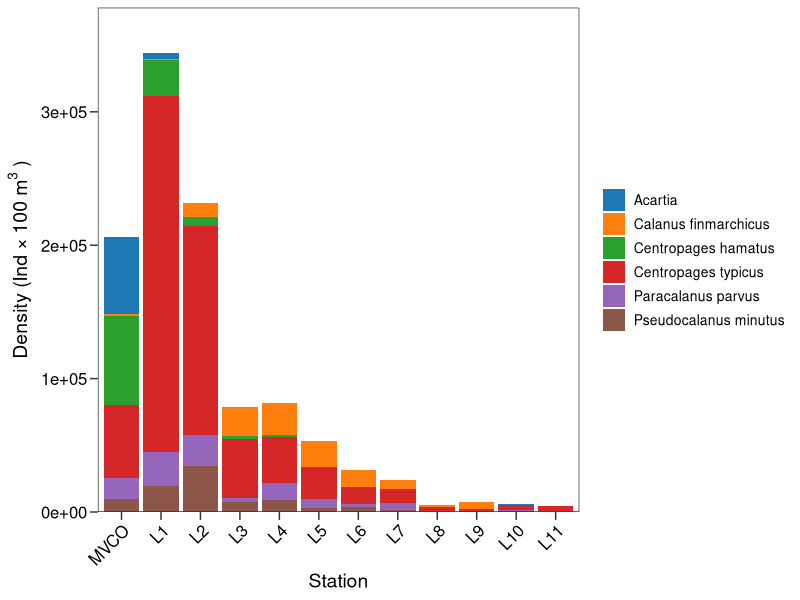
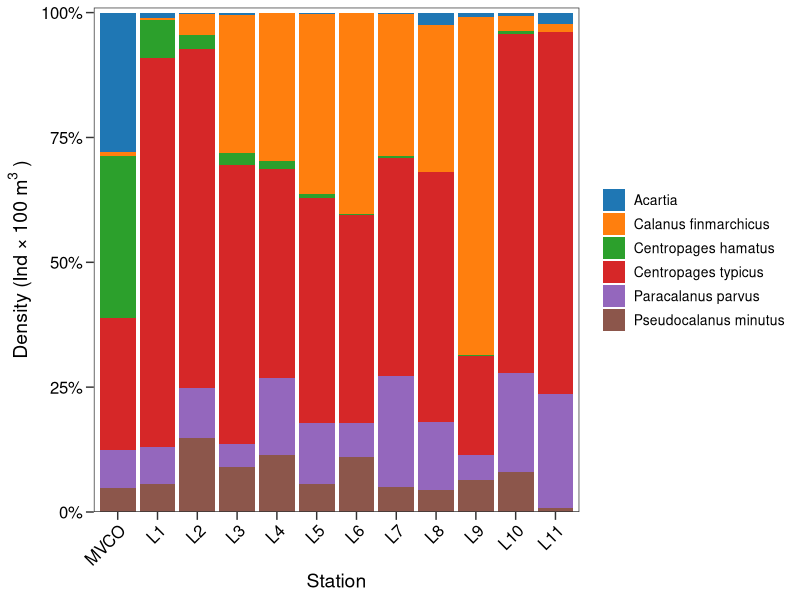
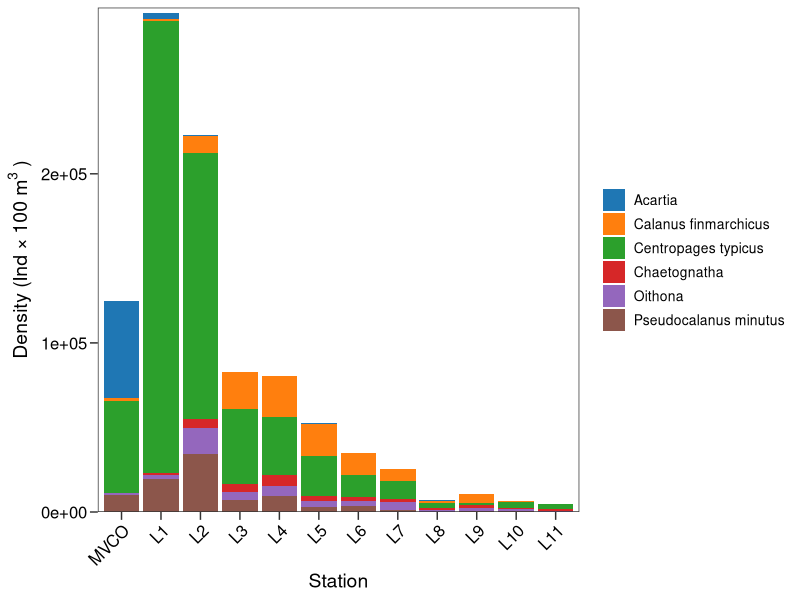
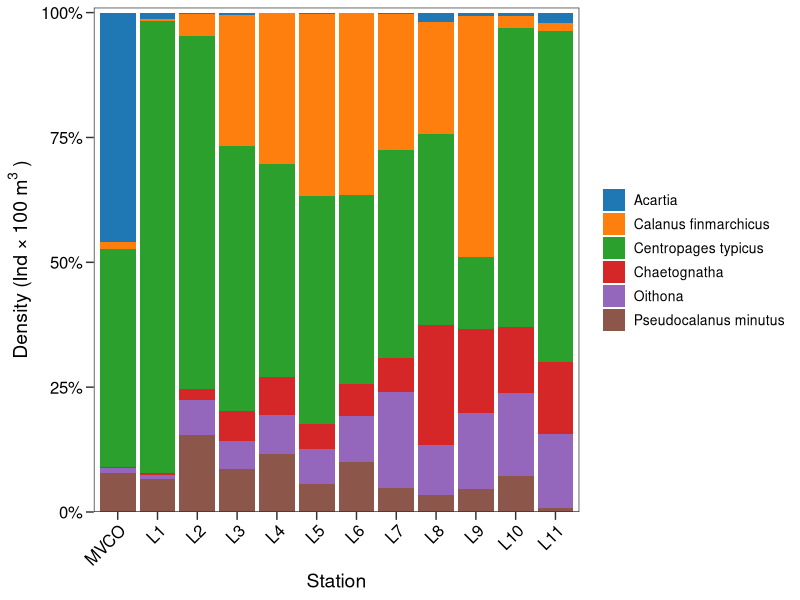

Recreate these plots in R, in order. (Note: this script raises an error after producing the figures.)
################################################################################
#############             Zooplankton Abundance                #################
#############                 NES-LTER  DATA JAM               #################
#############                     NOV-2024                     #################
## by: Alexandra Cabanelas 
################################################################################
# creating data for Data JAM
# zooplankton abundance by station 

## ------------------------------------------ ##
#            Packages -----
## ------------------------------------------ ##
library(tidyverse)

## ------------------------------------------ ##
#            Data -----
## ------------------------------------------ ##

zp <- read.csv(file.path("raw",
                         "nes-lter-zp-abundance-335um-unstaged100m3.csv"), 
               header = T) #created in \NES-LTER\Cruise Data\EDI zooplankton abundance update v2\zoop_abundance_update_EDI_v2

station_info <- read.csv(file.path("raw",
                                   "nes-lter-station-coordinates.csv"), 
                         header = T) #from the abundance package folder

## ------------------------------------------ ##
#            Tidy -----
## ------------------------------------------ ##
zp <- zp %>%
  filter(station != "u11c")

zp$station <- factor(zp$station, level = c('MVCO', 'L1', 'L2',
                                           'L3', 'L4', 'L5',
                                           'L6', 'L7', 'L8',
                                           'L9', 'L10', 'L11'))

station_info$station <- factor(station_info$station, level = c('MVCO', 'L1', 'L2',
                                           'L3', 'L4', 'L5',
                                           'L6', 'L7', 'L8',
                                           'L9', 'L10', 'L11'))

# create month column 
# convert event_date to posixct format
zp$datetime_utc <- as.POSIXct(zp$datetime_utc, 
                              format = "%Y-%m-%d %H:%M:%S", 
                              tz = "UTC")

# Extract month and year from datetime_utc
zp$month <- as.numeric(format(zp$datetime_utc, "%m"))
zp$year <- as.numeric(format(zp$datetime_utc, "%Y"))

zp <- zp %>%
  mutate(season = case_when(
    month %in% c(12, 1, 2) ~ "winter",
    month %in% c(3, 4, 5) ~ "spring",
    month %in% c(6, 7, 8) ~ "summer",
    month %in% c(9, 10, 11) ~ "fall"))


## ------------------------------------------ ##
#            Summary -----
## ------------------------------------------ ##

# top 6 taxa overall 
top_taxa <- zp %>%
  group_by(taxa_name) %>%
  summarise(total_conc_100m3 = sum(conc_100m3, na.rm = TRUE)) %>%
  arrange(desc(total_conc_100m3)) %>%
  slice_head(n = 6) # Select top 6 taxa

zp_top_taxa <- zp %>%
  filter(taxa_name %in% top_taxa$taxa_name)

# group taxa by station
zp1_top_taxa <- zp_top_taxa %>%
  group_by(station, taxa_name) %>%
  summarise(mean_conc_100m3 = mean(conc_100m3, na.rm = TRUE)) %>%
  ungroup()


#top taxa by station
aggregated_data <- zp %>%
  group_by(station, taxa_name) %>%
  summarise(total_conc_100m3 = sum(conc_100m3, na.rm = TRUE), 
            .groups = "drop") # Sum across years

top_taxa_per_station <- aggregated_data %>%
  group_by(station) %>%
  arrange(desc(total_conc_100m3), .by_group = TRUE) %>% 
  slice_head(n = 3) %>% # Select top 3 taxa per station
  ungroup()

top_taxa_per_station %>%
  select(station, taxa_name) %>% print(n = 39)

top_taxa_per_station %>%
  count(taxa_name, sort = TRUE)

## ------------------------------------------ ##
#            PLOT -----
## ------------------------------------------ ##

tableau_colors <- c("#1f77b4", "#ff7f0e", "#2ca02c", "#d62728", "#9467bd", 
                    "#8c564b", "#e377c2", "#7f7f7f", "#bcbd22", "#17becf", 
                    "#f9a8d4", "#56a5d1", "#f5c07f", "#88e2a8", "#d89f91", 
                    "#c9c9c9", "#c2b9f7", "#f8c2c1", "#ffda77", "#fd8752")

# total abundance 
ggplot(zp1_top_taxa, aes(station, mean_conc_100m3, 
                         group = taxa_name, fill = taxa_name)) +
  geom_bar(stat = "identity") +
  labs(x="Station") +
  ylab(expression("Density (Ind \u00D7 100" ~ m^{3} ~ ")")) +
  theme_bw() +
  scale_fill_manual(values = tableau_colors) +
  theme(legend.position = "right",
        plot.title = element_text(hjust=0.5, face = "bold", 
                                  size = 15),
        legend.title = element_blank(),
        legend.text = element_text(size = 10),
        panel.grid.major = element_blank(),
        panel.grid.minor = element_blank(),
        axis.title.x = element_text(size = 14,
                                    color = "black"),
        axis.title.y = element_text(size = 14,
                                    color = "black"),
        axis.text.x = element_text(color = "black", 
                                   size = 12, angle = 45, hjust = 1),
        axis.text.y = element_text(color = "black", 
                                   size = 12),
        axis.ticks.length = unit(0.2,"cm"),
        plot.caption.position =  "plot",
        plot.caption = element_text(size = 12)) +
  scale_y_continuous(expand = expansion(mult = c(0,0.1)))

# relative abundance
ggplot(zp1_top_taxa, aes(station, mean_conc_100m3, 
                         group = taxa_name, fill = taxa_name)) +
  geom_col(position = "fill") +
  labs(x="Station") +
  ylab(expression("Density (Ind \u00D7 100" ~ m^{3} ~ ")")) +
  theme_bw() +
  scale_fill_manual(values = tableau_colors) +
  theme(legend.position = "right",
        plot.title = element_text(hjust=0.5, face = "bold", 
                                  size = 15),
        legend.title = element_blank(),
        legend.text = element_text(size = 10),
        panel.grid.major = element_blank(),
        panel.grid.minor = element_blank(),
        axis.title.x = element_text(size = 14,
                                    color = "black"),
        axis.title.y = element_text(size = 14,
                                    color = "black"),
        axis.text.x = element_text(color = "black", 
                                   size = 12, angle = 45, hjust = 1),
        axis.text.y = element_text(color = "black", 
                                   size = 12),
        axis.ticks.length = unit(0.2,"cm"),
        plot.caption.position =  "plot",
        plot.caption = element_text(size = 12)) +
  scale_y_continuous(labels = scales::percent, 
                     expand = expansion(mult = c(0,0.01)))

## ------------------------------------------ ##
#            Freq Occurrence -----
## ------------------------------------------ ##

# Step 1: Count the total number of unique sampling events
total_samples <- zp %>%
  distinct(cruise, station, cast) %>% # Unique combination of cruise, station, and cast (one sample)
  count()

# Step 2: Count how many times each species appears in unique sampling events
species_occurrences <- zp %>%
  filter(conc_100m3 > 0) %>%  # Filter only records where concentration is greater than zero
  distinct(cruise, station, cast, taxa_name) %>% # Unique combination of species in a sample
  count(taxa_name)

# Step 3: Calculate the frequency of occurrence (number of occurrences / total samples)
frequency_of_occurrence <- species_occurrences %>%
  mutate(frequency = n / total_samples$n) %>%
  arrange(desc(frequency))

# View the results
frequency_of_occurrence


## ------------------------------------------ ##
#            Final Data -----
## ------------------------------------------ ##

taxa_of_interest <- c("Calanus finmarchicus", 
                      "Centropages typicus", 
                      "Chaetognatha", 
                      "Oithona", 
                      "Pseudocalanus minutus", 
                      "Acartia")
#Paracalanus parvus; thaliacea

filtered_zp <- zp %>%
  filter(taxa_name %in% taxa_of_interest)

filtered_zp1 <- filtered_zp %>%
  group_by(station, taxa_name) %>%
  summarise(mean_conc_100m3 = mean(conc_100m3, na.rm = TRUE)) %>%
  ungroup()

ggplot(filtered_zp1, aes(station, mean_conc_100m3, 
                         group = taxa_name, fill = taxa_name)) +
  geom_bar(stat = "identity") +
  labs(x="Station") +
  #facet_wrap(~season) +
  ylab(expression("Density (Ind \u00D7 100" ~ m^{3} ~ ")")) +
  theme_bw() +
  scale_fill_manual(values = tableau_colors) +
  theme(legend.position = "right",
        plot.title = element_text(hjust=0.5, face = "bold", 
                                  size = 15),
        legend.title = element_blank(),
        legend.text = element_text(size = 10),
        panel.grid.major = element_blank(),
        panel.grid.minor = element_blank(),
        axis.title.x = element_text(size = 14,
                                    color = "black"),
        axis.title.y = element_text(size = 14,
                                    color = "black"),
        axis.text.x = element_text(color = "black", 
                                   size = 12, angle = 45, hjust = 1),
        axis.text.y = element_text(color = "black", 
                                   size = 12),
        axis.ticks.length = unit(0.2,"cm"),
        plot.caption.position =  "plot",
        plot.caption = element_text(size = 12)) +
  scale_y_continuous(expand = expansion(mult = c(0,0.01)))



ggplot(filtered_zp1, aes(station, mean_conc_100m3, 
                         group = taxa_name, fill = taxa_name)) +
  geom_col(position = "fill") +
  labs(x="Station") +
  #facet_wrap(~season) +
  ylab(expression("Density (Ind \u00D7 100" ~ m^{3} ~ ")")) +
  theme_bw() +
  scale_fill_manual(values = tableau_colors) +
  theme(legend.position = "right",
        plot.title = element_text(hjust=0.5, face = "bold", 
                                  size = 15),
        legend.title = element_blank(),
        legend.text = element_text(size = 10),
        panel.grid.major = element_blank(),
        panel.grid.minor = element_blank(),
        axis.title.x = element_text(size = 14,
                                    color = "black"),
        axis.title.y = element_text(size = 14,
                                    color = "black"),
        axis.text.x = element_text(color = "black", 
                                   size = 12, angle = 45, hjust = 1),
        axis.text.y = element_text(color = "black", 
                                   size = 12),
        axis.ticks.length = unit(0.2,"cm"),
        plot.caption.position =  "plot",
        plot.caption = element_text(size = 12)) +
  scale_y_continuous(labels = scales::percent,
                     expand = expansion(mult = c(0,0.01)))

filtered_zp1 <- merge(filtered_zp1, station_info, 
                      by = "station", 
                      all.x = TRUE)

filtered_zp1 <- filtered_zp1 %>%
  mutate(mean_conc_m3 = mean_conc_100m3/100) %>%
  select(-mean_conc_100m3) %>%
  select(station, taxa_name, mean_conc_m3, everything())

filtered_zp2 <- filtered_zp1 %>%
  rename(Station = station, 
         Latitude = lat,
         Longitude = lon,
         "Station Depth (m)" = depth_m,
         Zooplankton = taxa_name,
         Abundance = mean_conc_m3)

filtered_zp2 <- filtered_zp2 %>%
  arrange(Station)

#writecsv
#write.csv(filtered_zp2, "zooplankton_dataJam_m3.csv")

################################################################
################################################################
################################################################
## USING VOLUME
zp_vol <- read.csv(file.path("raw",
                         "nes-lter-zp-abundance-335um-unstaged100m3.csv"), 
               header = T) #created in \NES-LTER\Cruise Data\EDI zooplankton abundance update v2\zoop_abundance_update_EDI_v2

filtered_zp <- zp %>%
  filter(taxa_name %in% taxa_of_interest)

filtered_zp1 <- filtered_zp %>%
  group_by(station, taxa_name) %>%
  summarise(mean_conc_10m2 = mean(conc_10m2, na.rm = TRUE)) %>%
  ungroup()
################################################################
################################################################
################################################################
## 
################################################################
################################################################
################################################################
##  EXTRA
################################################################
################################################################
################################################################
## seasonality

taxa_of_interest_season <- c("Calanus finmarchicus", 
                      "Centropages typicus", 
                      "Chaetognatha", 
                      "Oithona", 
                      "Pseudocalanus minutus", 
                      "Acartia",
                      "Penilia avirostris",
                      "Hyperiidea")
#Paracalanus parvus; thaliacea

filtered_zp_season <- zp %>%
  filter(taxa_name %in% taxa_of_interest_season)

filtered_zp_season1 <- filtered_zp_season %>%
  group_by(season, taxa_name) %>%
  summarise(mean_conc_10m2 = mean(conc_10m2, na.rm = TRUE)) %>%
  ungroup()

ggplot(filtered_zp_season1, aes(season, mean_conc_10m2, 
                         group = taxa_name, fill = taxa_name)) +
  geom_bar(stat = "identity") +
  labs(x="Station") +
  #facet_wrap(~season) +
  ylab(expression("Density (Ind \u00D7 10" ~ m^{2} ~ ")")) +
  theme_bw() +
  scale_fill_manual(values = tableau_colors) +
  theme(legend.position = "right",
        plot.title = element_text(hjust=0.5, face = "bold", 
                                  size = 15),
        legend.title = element_blank(),
        legend.text = element_text(size = 10),
        panel.grid.major = element_blank(),
        panel.grid.minor = element_blank(),
        axis.title.x = element_text(size = 14,
                                    color = "black"),
        axis.title.y = element_text(size = 14,
                                    color = "black"),
        axis.text.x = element_text(color = "black", 
                                   size = 12, angle = 45, hjust = 1),
        axis.text.y = element_text(color = "black", 
                                   size = 12),
        axis.ticks.length = unit(0.2,"cm"),
        plot.caption.position =  "plot",
        plot.caption = element_text(size = 12)) +
  scale_y_continuous(expand = expansion(mult = c(0,0.01)))



ggplot(filtered_zp_season1, aes(season, mean_conc_10m2, 
                         group = taxa_name, fill = taxa_name)) +
  geom_col(position = "fill") +
  labs(x="Station") +
  #facet_wrap(~season) +
  ylab(expression("Density (Ind \u00D7 10" ~ m^{2} ~ ")")) +
  theme_bw() +
  scale_fill_manual(values = tableau_colors) +
  theme(legend.position = "right",
        plot.title = element_text(hjust=0.5, face = "bold", 
                                  size = 15),
        legend.title = element_blank(),
        legend.text = element_text(size = 10),
        panel.grid.major = element_blank(),
        panel.grid.minor = element_blank(),
        axis.title.x = element_text(size = 14,
                                    color = "black"),
        axis.title.y = element_text(size = 14,
                                    color = "black"),
        axis.text.x = element_text(color = "black", 
                                   size = 12, angle = 45, hjust = 1),
        axis.text.y = element_text(color = "black", 
                                   size = 12),
        axis.ticks.length = unit(0.2,"cm"),
        plot.caption.position =  "plot",
        plot.caption = element_text(size = 12)) +
  scale_y_continuous(labels = scales::percent,
                     expand = expansion(mult = c(0,0.01)))




##FREQ OCC
zp %>%
  group_by(station) %>%
  summarise(unique_cruises = n_distinct(cruise),  # Count unique cruises per station
            .groups = "drop")

taxa_occurrence <- zp %>%
  group_by(station, taxa_name) %>%
  # Count the number of samples where abundance > 0 for each taxa
  summarise(count = sum(conc_10m2 > 0, na.rm = TRUE), 
            total_samples = n(), # Total samples collected at each station for each taxa
            .groups = "drop") %>%
  mutate(taxa_percent = (count / total_samples) * 100) 




filtered_zp2 <- filtered_zp1 %>%
  rename(Station = station, 
         Zooplankton = taxa_name,
         Abundance = mean_conc_10m2) %>%
  left_join(taxa_occurrence %>%
              select(station, taxa_name, taxa_percent), 
            by = c("Station" = "station", "Zooplankton" = "taxa_name"))



